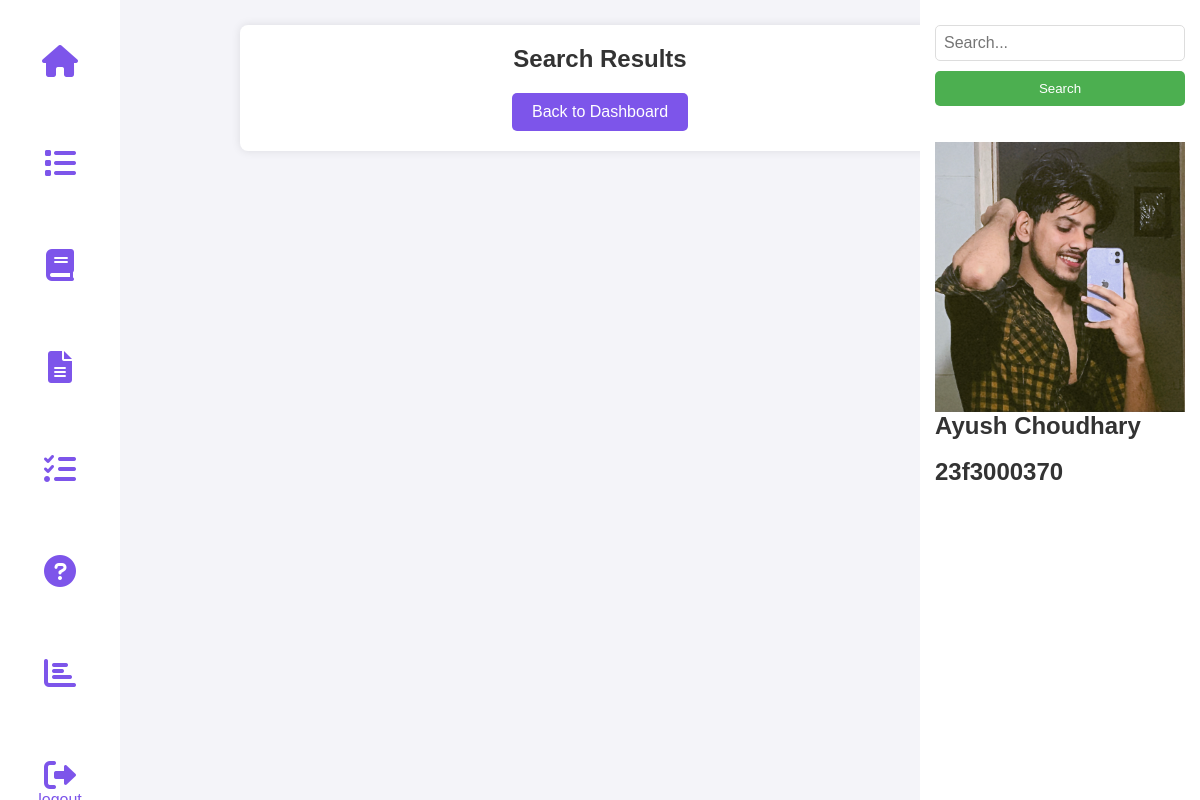
Page /search_admin (signed in) on the earlier database version.
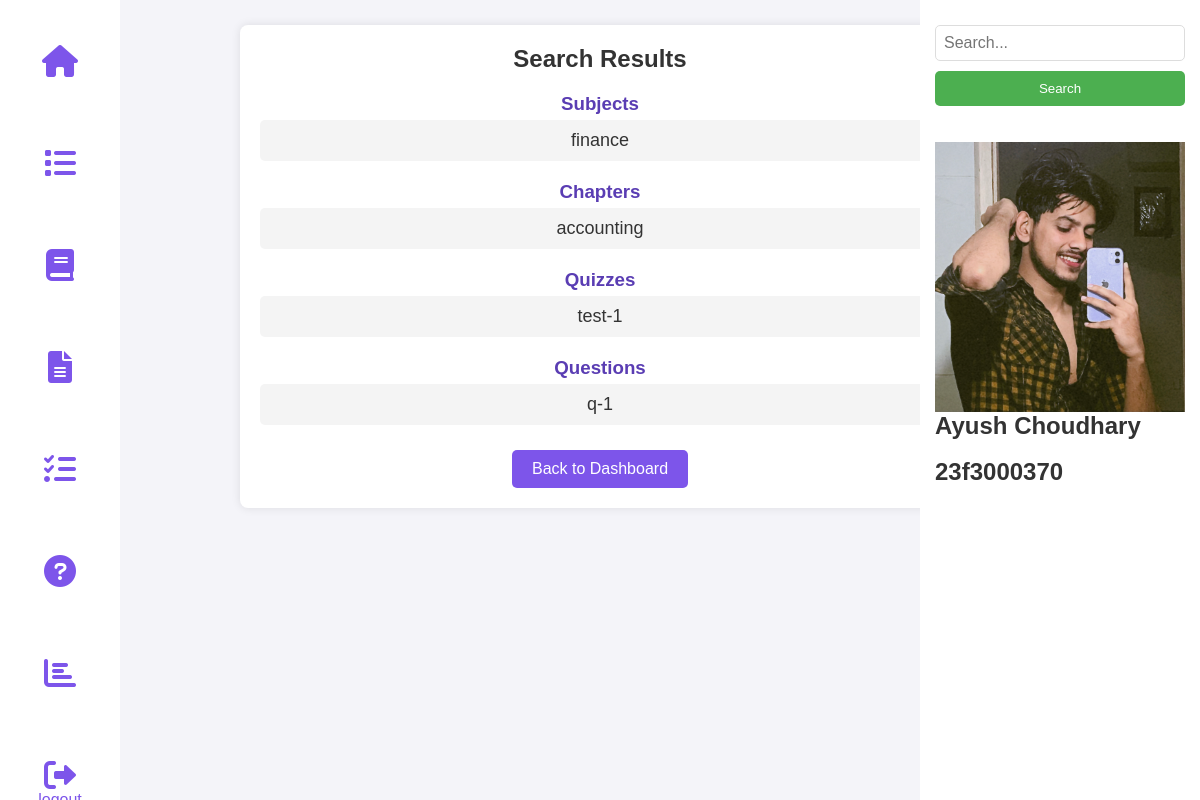
Same page on the later database version.
### tables this page shows
CREATE TABLE SUBJECTS(
    id INTEGER PRIMARY KEY AUTOINCREMENT,
    subject_name TEXT NOT NULL
    );

CREATE TABLE CHAPTERS(
    id INTEGER PRIMARY KEY AUTOINCREMENT,
    chapter_name TEXT NOT NULL,
    subject_id INTEGER NOT NULL,
    no_of_question INTEGER NOT NULL,
    FOREIGN KEY(subject_id) REFERENCES SUBJECTS(id) on DELETE CASCADE ON UPDATE CASCADE
    );

CREATE TABLE QUIZES(
    id INTEGER PRIMARY KEY AUTOINCREMENT,
    quiz_name TEXT NOT NULL,
    chapter_id INTEGER NOT NULL,
    date TEXT NOT NULL,
    duration INTEGER NOT NULL,
    FOREIGN KEY(chapter_id) REFERENCES CHAPTERS(id) on DELETE CASCADE ON UPDATE CASCADE
    );

CREATE TABLE QUESTIONS(
    id INTEGER PRIMARY KEY AUTOINCREMENT,
    question_title TEXT NOT NULL,
    question TEXT NOT NULL,
    option1 TEXT NOT NULL,
    option2 TEXT NOT NULL,
    option3 TEXT NOT NULL,
    option4 TEXT NOT NULL,
    answer TEXT NOT NULL,
    quiz_id INTEGER NOT NULL,
    FOREIGN KEY(quiz_id) REFERENCES QUIZES(id) on DELETE CASCADE ON UPDATE CASCADE
    );

### controllers/admin.py (the view)
@admin_bp.route('/search_admin', methods=['GET'])
def search_admin():
    if 'admin' not in session:
        return redirect(url_for('auth.admin_login'))
    query = request.args.get('query', '')
    conn = get_db_connection()
    cursor = conn.cursor()
    cursor.execute("SELECT * FROM SUBJECTS WHERE subject_name LIKE ?", ('%' + query + '%',))
    subjects = cursor.fetchall()
    cursor.execute("SELECT * FROM CHAPTERS WHERE chapter_name LIKE ?", ('%' + query + '%',))
    chapters = cursor.fetchall()
    cursor.execute("SELECT * FROM QUIZES WHERE quiz_name LIKE ?", ('%' + query + '%',))
    quizzes = cursor.fetchall()
    cursor.execute("SELECT * FROM QUESTIONS WHERE question_title LIKE ?", ('%' + query + '%',))
    questions = cursor.fetchall()
    conn.close()
    return render_template('admin/admin_search_results.html', subjects=subjects, chapters=chapters, quizzes=quizzes, questions=questions)

### models/setup_db.py (called while the page is built)
def get_db_connection():
    try:
        conn = sqlite3.connect(DB_PATH)
        conn.execute("PRAGMA foreign_keys = ON;")
        return conn
    except sqlite3.Error as e:
        print(f"❌ Database connection failed: {e}")
        return None

### templates/admin/admin_search_results.html (shortened to what this page needs)
<!DOCTYPE html>
<html lang="en">
<head>
  <link rel="stylesheet" href="https://cdnjs.cloudflare.com/ajax/libs/font-awesome/6.0.0/css/all.min.css">
  <link rel="stylesheet" href="{{ url_for('static', filename='admin.css') }}">
</head>
<body>
  <nav class="nav">
    <div class="nav-left">
      <a href="{{ url_for('admin.admin_dashboard') }}"><button class="nav-button"><i class="fas fa-home fa-2x"></i></button></a>
      <a href="{{ url_for('admin.view_quiz') }}"><button class="nav-button"><i class="fas fa-list fa-2x"></i></button></a>
      <a href="{{ url_for('admin.add_subject') }}"><button class="nav-button"><i class="fas fa-book fa-2x"></i></button></a>
      <a href="{{ url_for('admin.add_chapter') }}"><button class="nav-button"><i class="fas fa-file-alt fa-2x"></i></button></a>
      <a href="{{ url_for('admin.add_quiz') }}"><button class="nav-button"><i class="fas fa-tasks fa-2x"></i></button></a>
      <a href="{{ url_for('admin.add_question') }}"><button class="nav-button"><i class="fas fa-question-circle fa-2x"></i></button></a>
      <a href="{{ url_for('admin.admin_summary') }}"><button class="nav-button"><i class="fas fa-chart-bar fa-2x"></i></button></a>
      <a href="{{ url_for('auth.logout') }}"><button class="nav-button"><i class="fas fa-sign-out-alt fa-2x"></i>logout</button></a>
    </div>
  </nav>
  <nav class="nav2">
    <div class="nav-right">
      <form method="GET" action="{{ url_for('admin.search_admin') }}">
        <input type="text" name="query" class="search-bar" placeholder="Search...">
        <button type="submit" class="search-button">Search</button>
      </form>
      <br><br>
      <img src="{{ url_for('static', filename='ayush.jpeg') }}" alt="Admin Profile" class="profile">
      <h1>Ayush Choudhary</h1>
      <br>
      <h2>23f3000370</h2>
    </div>
  </nav>
  <div class="container3">
    <h2>Search Results</h2>
    {% if subjects %}
      <h3>Subjects</h3>
      <ul class="search-list">
        {% for subject in subjects %}
          <li>{{ subject[1] }}</li>
        {% endfor %}
      </ul>
    {% endif %}
    {% if chapters %}
      <h3>Chapters</h3>
      <ul class="search-list">
        {% for chapter in chapters %}
          <li>{{ chapter[1] }}</li>
        {% endfor %}
      </ul>
    {% endif %}
    {% if quizzes %}
      <h3>Quizzes</h3>
      <ul class="search-list">
        {% for quiz in quizzes %}
          <li>{{ quiz[1] }}</li>
        {% endfor %}
      </ul>
    {% endif %}
    {% if questions %}
      <h3>Questions</h3>
      <ul class="search-list">
        {% for question in questions %}
          <li>{{ question[1] }}</li>
        {% endfor %}
      </ul>
    {% endif %}
    <a href="{{ url_for('admin.admin_dashboard') }}"><button class="back-button">Back to Dashboard</button></a>
  </div>
</body>
</html>

Differences in the rows shown:
added SUBJECTS: subject_name "finance"
added CHAPTERS: chapter_name "accounting"
added QUIZES: quiz_name "test-1"
added QUESTIONS: question_title "q-1"
Other differences:
text now shown: "Subjects Chapters Quizzes Questions"
